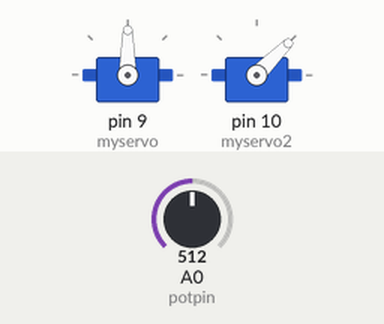
This sketch was run on a simulated Arduino Uno, built with avr-gcc and run on an emulated ATmega328P. Shown: 2 × servo. Inputs (shaded band) come from the test bench; at power-on: A0 (potpin) = 512.

Above: at 1.2 s.
1.3 s: A0 (potpin) set to 716
At 1.8 s:
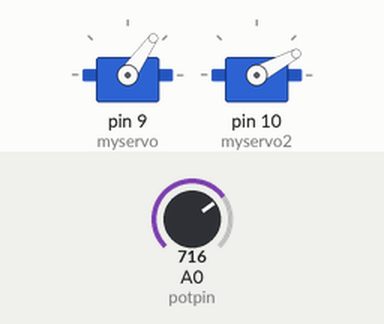
2.8 s: A0 (potpin) set to 900
At 4.0 s:
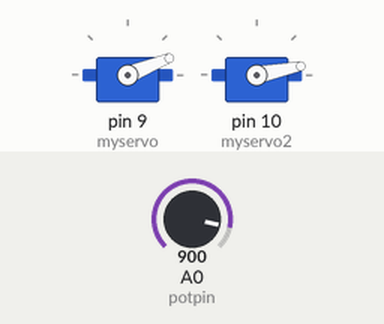
4.3 s: A0 (potpin) set to 1023
At 4.7 s:
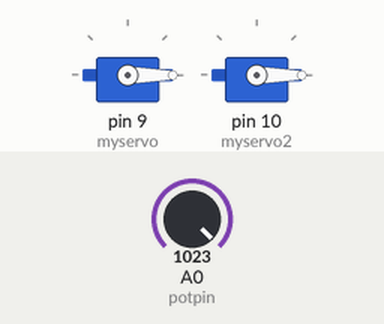
5.8 s: A0 (potpin) set to 306
At 7.0 s:
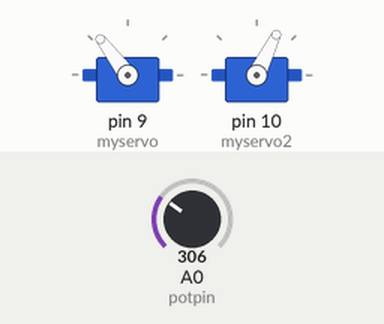
7.3 s: A0 (potpin) set to 122
At 8.2 s:
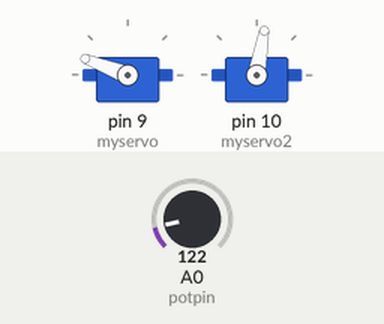
Timing chart, 0 to 9.8 s (numbered marks = the images above; inputs shaded):
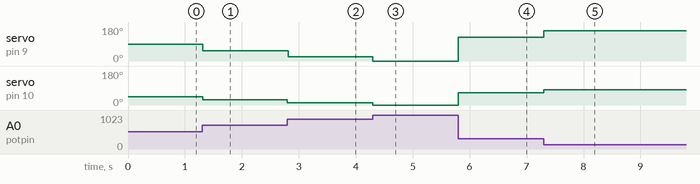

The sketch:

code_2.ino
```cpp
#include <Servo.h>

Servo myservo;
Servo myservo2;

int potpin = A0;
int val;
int val2;

void setup() {
  myservo.attach(9);
  myservo2.attach(10);
}

void loop(){
val  = analogRead(potpin);
val = map(val, 0, 1023, 180, 0);
val2 = analogRead(potpin);
val2 = map(val2, 0, 1023, 90, 0);
myservo.write(val);
myservo2.write(val2);
delay(15);

}
```

Measured:
- after the input at 1.3 s, servo on pin 9 (myservo): 90° → 55° at once; servo on pin 10 (myservo2): 45° → 28° at once
- after the input at 2.8 s, servo on pin 9 (myservo): 55° → 22° at once; servo on pin 10 (myservo2): 28° → 11° at once
- after the input at 4.3 s, servo on pin 9 (myservo): 22° → 0° at once; servo on pin 10 (myservo2): 11° → 0° at once
- after the input at 5.8 s, servo on pin 9 (myservo): 0° → 127° at once; servo on pin 10 (myservo2): 0° → 64° at once
- after the input at 7.3 s, servo on pin 9 (myservo): 127° → 159° at once; servo on pin 10 (myservo2): 64° → 80° at once
